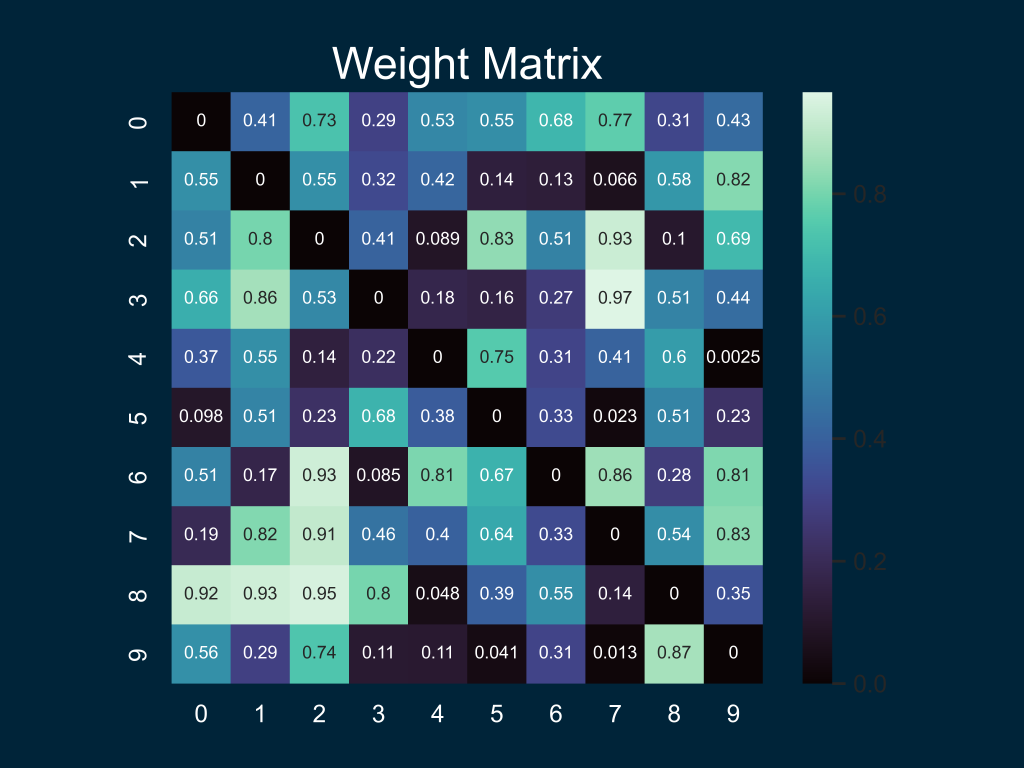
#> input picture LSM/frame 0.png, 5120 x 3840 px, given as the content of the folder ./samples, which was not available (shown at 1/5 size)
$ python Conv2D.py
#> lines starting #> are read from the running program, lines starting #| are printed output that depends on the picture; pictures that were not available may be replaced by others from this repository, and a replacement may not be noted
import numpy as np
import cv2
from matplotlib import pyplot as plt
from sklearn.preprocessing import minmax_scale
import tqdm
from glob import glob
class Conv2D:
    def __init__(self, kernel_size) -> None:
        self.logs = []
        self.first_step = True
        self.kernel_size = kernel_size
        self.strides = 2

        self.kernel = np.random.rand(self.kernel_size[0], self.kernel_size[1])
        self.kernel = -2 + (2 - (-2)) * self.kernel

        self.bias = -2 + (2 - (-2)) * np.random.rand(1)

    def cross_correlation(self, img):
        img_height, img_width = img.shape
        kernel_height, kernel_width = self.kernel.shape
        output_height = (img_height - kernel_height) // self.strides + 1
        output_width = (img_width - kernel_width) // self.strides + 1
        output = np.zeros((output_height, output_width))
        for i in range(output_height):
            for j in range(output_width):
                patch = img[
                    i * self.strides : i * self.strides + kernel_height,
                    j * self.strides : j * self.strides + kernel_width,
                ]
                output[i, j] = np.sum(patch * self.kernel)
        return output

    def Call(self, input_image):
        img = np.pad(input_image, ((1, 1), (1, 1)), mode="constant")
        conv_layer = []
        conv_layer.append(
            self.cross_correlation(img)
        )

        # Perform intermediate sums
        intermediate_sum = []
        intermediate_sum.append(np.sum(conv_layer, axis=0))

        # Add bias to each intermediate sums
        bias_sum = []
        for i in range(1):
            bias_sum.append(intermediate_sum[i] + self.bias[i])

        bias_sum = np.asarray(bias_sum)

        # Turn list into np.array and transposed to match input structure
        out_img = np.transpose(np.array(bias_sum), (1, 2, 0))
        biased_img = np.reshape(out_img, (out_img.shape[0], out_img.shape[1]))

        if self.first_step == False:
            old_img = np.reshape(self.logs[-1], (self.logs[-1].shape[0], self.logs[-1].shape[1]))
            #old_img = minmax_scale(old_img, feature_range=(0, 1))

            delta = np.subtract(biased_img, old_img)
            delta = np.sum([old_img, delta], axis=0)
            self.logs.append(delta)
            #biased_img = np.mean([biased_img, old_img], axis=0)
        else:
            self.logs.append(biased_img)
        self.first_step = False
        return biased_img

    def Get(self, last_only: bool):
        if last_only:
            return self.logs[-1]
        else:
            return self.logs

    def GetLayer(self):
        return self.logs

def main(epochs):
    # Load imgs
#> called with epochs = 128
    paths = glob("./samples/**")
    images = []
    for p in paths:
        img = cv2.imread(p, cv2.IMREAD_GRAYSCALE)
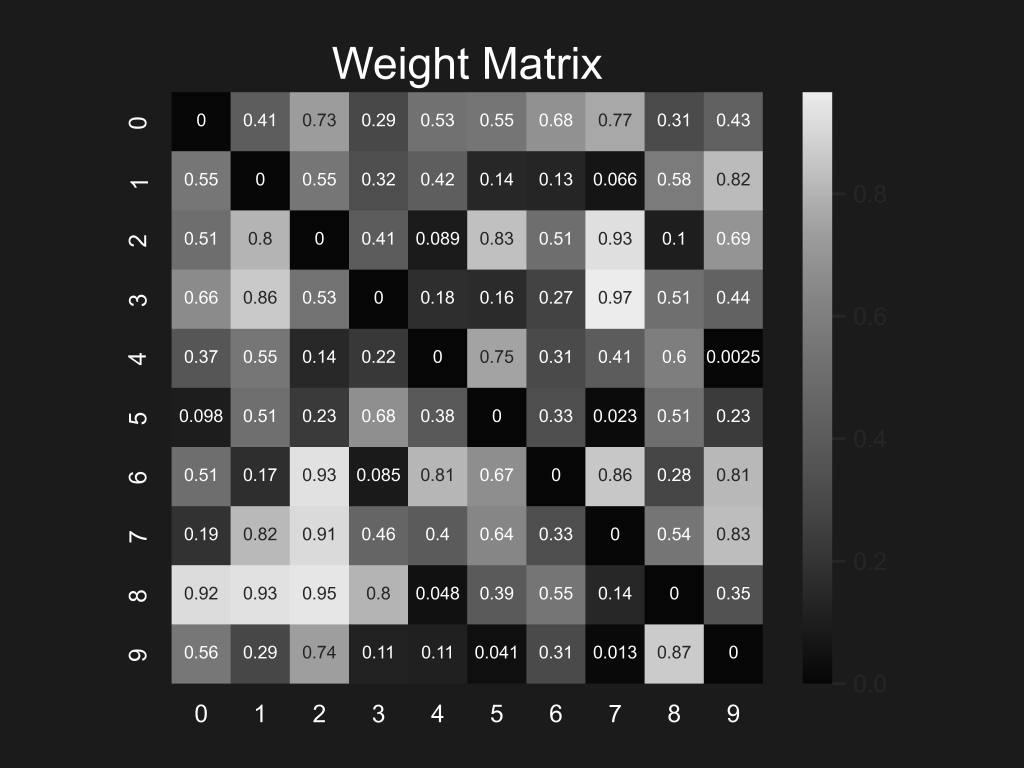
#> img: shape (3840, 5120) (shown at 1/5 size); min 6, max 255, mean 63.3
        img = cv2.resize(img, (256, 256), interpolation=cv2.INTER_LINEAR)
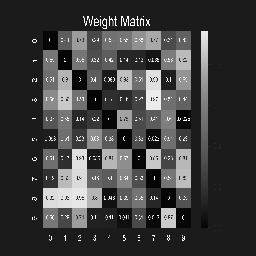
#> img: shape (256, 256); min 6, max 255, mean 63.2
        images.append(img)

    img = cv2.imread("./samples/sample.png", cv2.IMREAD_GRAYSCALE)
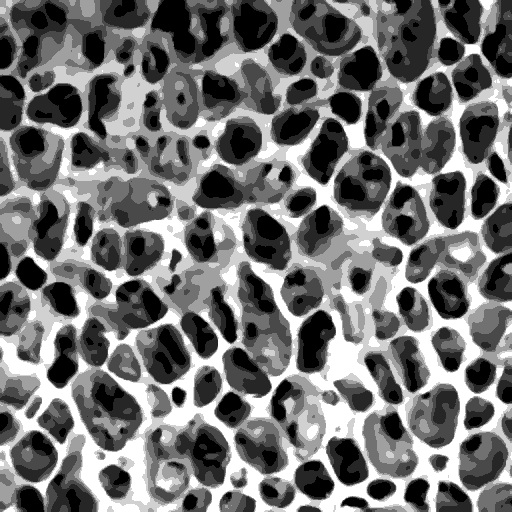
#> input picture LSM/sample.png, 512 x 512 px, given as the content of the folder ./samples, which was not available
#> img is the input picture: shape (512, 512); min 0, max 255, mean 113.9
    img = cv2.resize(img, (256, 256), interpolation=cv2.INTER_LINEAR)
#> img: shape (256, 256)
    # Define Params
    kernel_size = (3, 3)

    # Initialize Layers as dict
    layers = {
        "0":Conv2D(kernel_size),
        "1":Conv2D(kernel_size),
        "2":Conv2D(kernel_size),
        "3":Conv2D(kernel_size)}

    counter = 0
    #for e in range(epochs):
    for e in tqdm.trange(epochs):
        output_cache = []
        if counter >= len(images):
            counter = 0
            img = images[0]
        else:
            img = images[counter]
        img = cv2.rotate(img, cv2.ROTATE_90_CLOCKWISE)
        for i, k in enumerate(list(layers.keys())):
            if i == 0:
                output_cache = layers[k].Call(img)
            else:
                output_cache = layers[k].Call(output_cache)
        counter+=1
#> this loop made 128 passes
#> pass 1, in main, `img = cv2.rotate(img, cv2.ROTATE_90_CLOCKWISE)`:
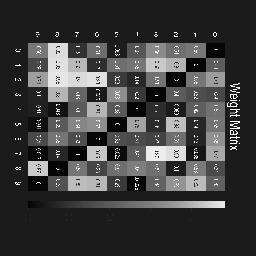
#> img: shape (256, 256); min 6, max 255, mean 63.2
#> pass 1, in Call, `img = np.pad(input_image, ((1, 1), (1, 1)), mode="constant")`:
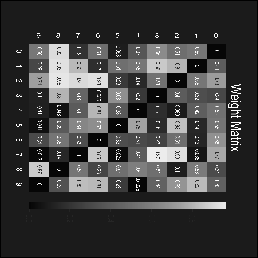
#> img: shape (258, 258); min 0, max 255, mean 62.2
    results = []
    for k in list(layers.keys()):
        current_layer = layers[k]
        results.append(current_layer.Get(True))

    return results, layers["0"].GetLayer()

def vis_results(out_imgs, epochs):
    import seaborn as sns
    fig, axes = plt.subplots(1, len(out_imgs), figsize=(11.7, 8.27))
    fig.suptitle(f"{len(out_imgs)} Layer Conv2D as a Data Reducer.\n{epochs} epochs")
    #axes[0].set_title('Input Image')
    # Hide X and Y axes label marks
    #axes[0].axis('off')

    for i, trace in enumerate(out_imgs):
        sns.heatmap(ax=axes[i], data=trace, square=True, cmap="gray", cbar=False)
        axes[i].set_title(f'Layer {i}\nSize {trace.shape}')
        axes[i].axis('off')
    plt.show()

if __name__ == "__main__":
    epochs = 128
    out, layer1_logs = main(epochs)
    # Trim layer1logs
    layer1_logs = layer1_logs[0:3]
    for i, e in enumerate(layer1_logs):
        e = minmax_scale(e, feature_range=(0, 255))
        cv2.imwrite(f"Epoch {i}.png", e)
#> this loop made 3 passes
#> pass 1, `cv2.imwrite(f"Epoch {i}.png", e)`:
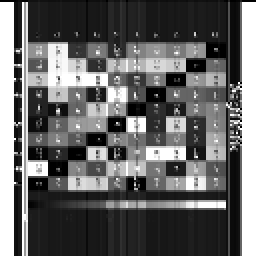
#> saved as Epoch 0.png: shape (128, 128) (shown 2 times larger); min 0, max 255, mean 101.3
    vis_results(out, epochs)
#> in vis_results, `plt.show()`:
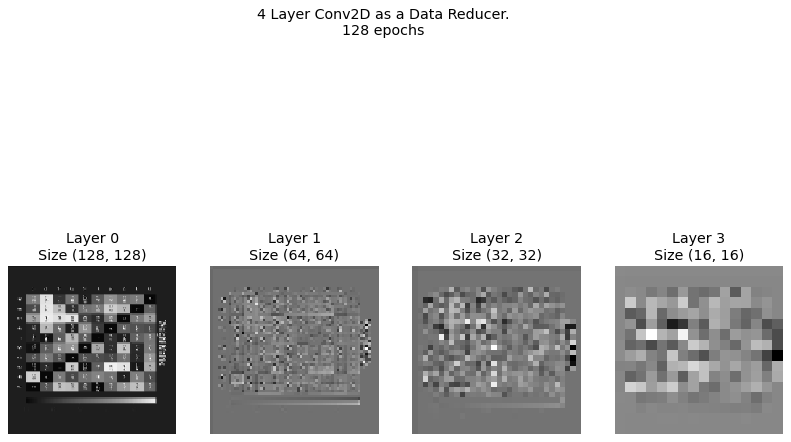
#> figure drawn by matplotlib, 4 panels
